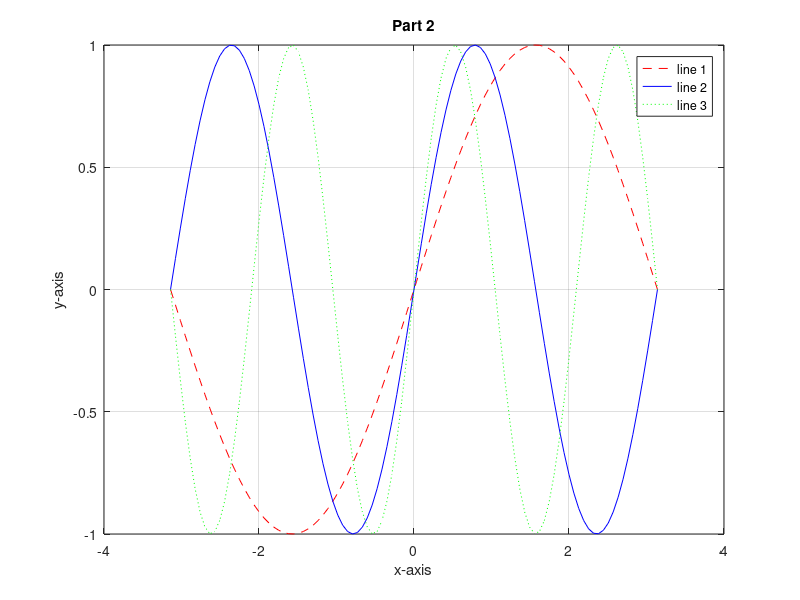

The MATLAB source for this figure:
x=linspace(-pi,pi,100);
y1=sin(x);
y2=sin(2*x);
y3=sin(3*x);
plot(x,y1,'--r',x,y2,'-b',x,y3,':g')
title("Part 2")
xlabel("x-axis")
ylabel("y-axis")
grid on
legend('line 1', 'line 2', 'line 3')
text(2,100,'y1 = red, y2 = blue, y3 = green')